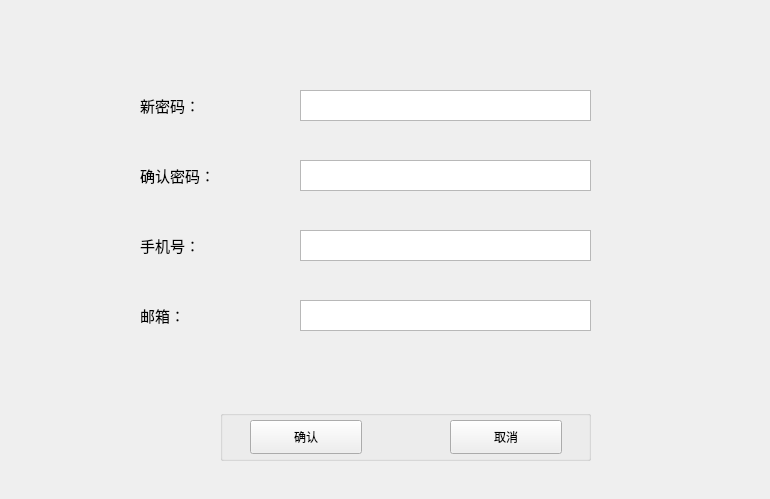
<?xml version="1.0" encoding="UTF-8"?>
<ui version="4.0">
 <class>ChangeInformation</class>
 <widget class="QWidget" name="ChangeInformation">
  <property name="geometry">
   <rect>
    <x>0</x>
    <y>0</y>
    <width>770</width>
    <height>499</height>
   </rect>
  </property>
  <property name="windowTitle">
   <string>ChangeInformation</string>
  </property>
  <widget class="QLabel" name="label_6">
   <property name="geometry">
    <rect>
     <x>140</x>
     <y>230</y>
     <width>101</width>
     <height>31</height>
    </rect>
   </property>
   <property name="font">
    <font>
     <pointsize>11</pointsize>
    </font>
   </property>
   <property name="text">
    <string>手机号：</string>
   </property>
  </widget>
  <widget class="QLabel" name="label_7">
   <property name="geometry">
    <rect>
     <x>140</x>
     <y>300</y>
     <width>101</width>
     <height>31</height>
    </rect>
   </property>
   <property name="font">
    <font>
     <pointsize>11</pointsize>
    </font>
   </property>
   <property name="text">
    <string>邮箱：</string>
   </property>
  </widget>
  <widget class="QLabel" name="label_5">
   <property name="geometry">
    <rect>
     <x>140</x>
     <y>90</y>
     <width>101</width>
     <height>31</height>
    </rect>
   </property>
   <property name="font">
    <font>
     <pointsize>11</pointsize>
    </font>
   </property>
   <property name="text">
    <string>新密码：</string>
   </property>
  </widget>
  <widget class="QTextEdit" name="textEdit">
   <property name="geometry">
    <rect>
     <x>300</x>
     <y>90</y>
     <width>291</width>
     <height>31</height>
    </rect>
   </property>
  </widget>
  <widget class="QLabel" name="label_8">
   <property name="geometry">
    <rect>
     <x>140</x>
     <y>160</y>
     <width>101</width>
     <height>31</height>
    </rect>
   </property>
   <property name="font">
    <font>
     <pointsize>11</pointsize>
    </font>
   </property>
   <property name="text">
    <string>确认密码：</string>
   </property>
  </widget>
  <widget class="QTextEdit" name="textEdit_2">
   <property name="geometry">
    <rect>
     <x>300</x>
     <y>160</y>
     <width>291</width>
     <height>31</height>
    </rect>
   </property>
  </widget>
  <widget class="QTextEdit" name="textEdit_3">
   <property name="geometry">
    <rect>
     <x>300</x>
     <y>230</y>
     <width>291</width>
     <height>31</height>
    </rect>
   </property>
  </widget>
  <widget class="QTextEdit" name="textEdit_4">
   <property name="geometry">
    <rect>
     <x>300</x>
     <y>300</y>
     <width>291</width>
     <height>31</height>
    </rect>
   </property>
  </widget>
  <widget class="QGroupBox" name="groupBox_3">
   <property name="geometry">
    <rect>
     <x>220</x>
     <y>410</y>
     <width>371</width>
     <height>51</height>
    </rect>
   </property>
   <property name="title">
    <string/>
   </property>
   <widget class="QPushButton" name="confirmPushButton">
    <property name="geometry">
     <rect>
      <x>30</x>
      <y>10</y>
      <width>112</width>
      <height>34</height>
     </rect>
    </property>
    <property name="text">
     <string>确认</string>
    </property>
   </widget>
   <widget class="QPushButton" name="cancelPushButton">
    <property name="geometry">
     <rect>
      <x>230</x>
      <y>10</y>
      <width>112</width>
      <height>34</height>
     </rect>
    </property>
    <property name="text">
     <string>取消</string>
    </property>
   </widget>
  </widget>
 </widget>
 <resources/>
 <connections/>
</ui>
